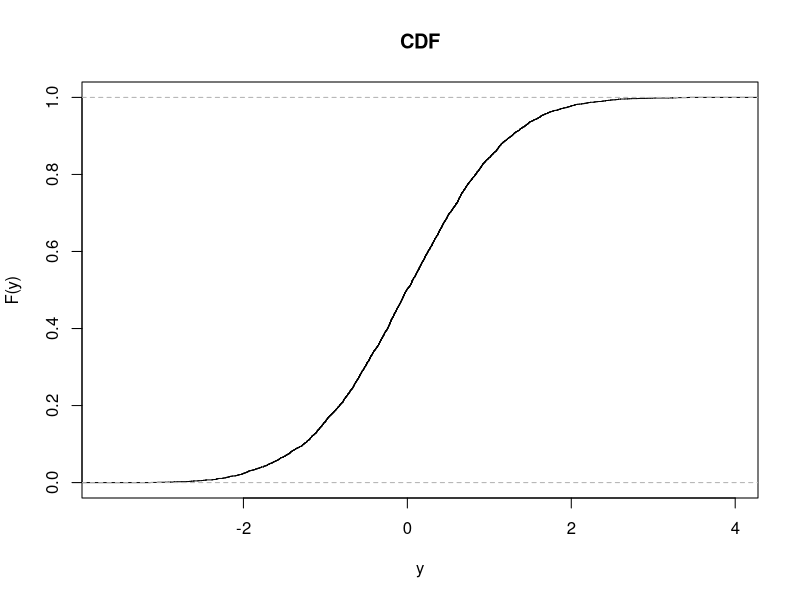
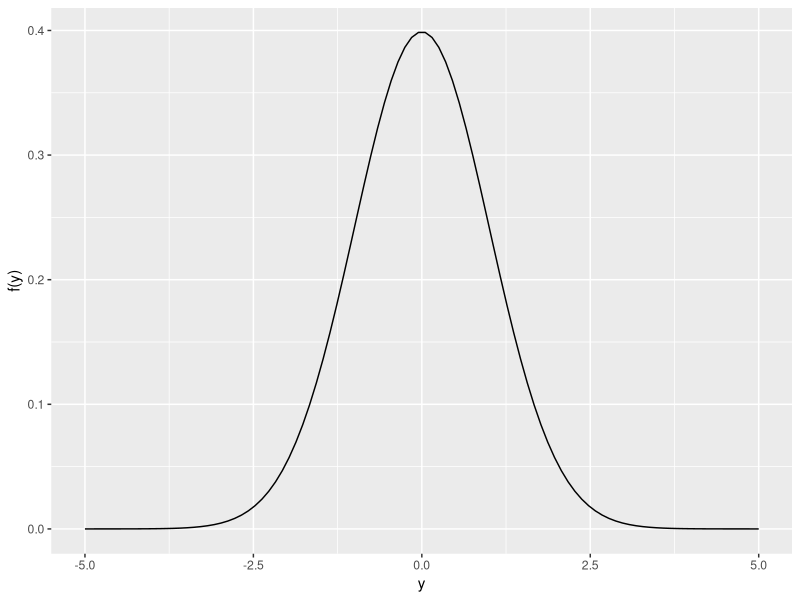
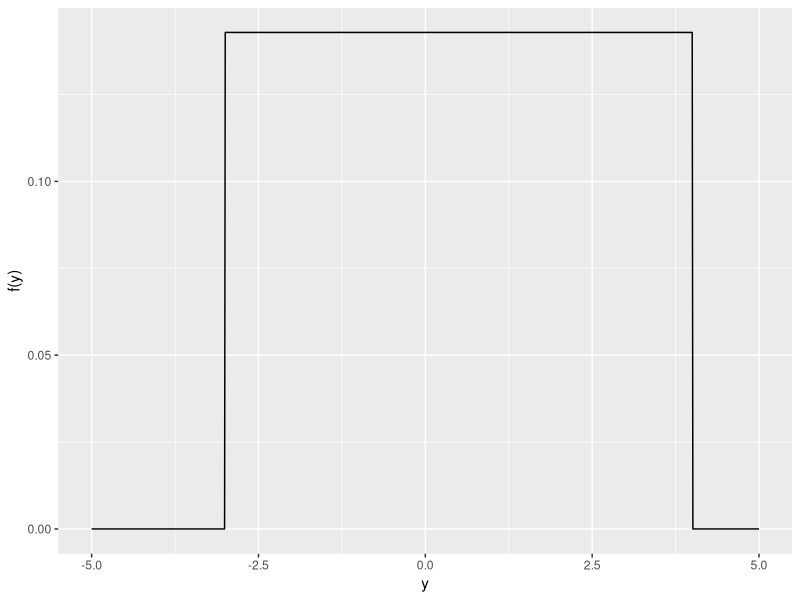
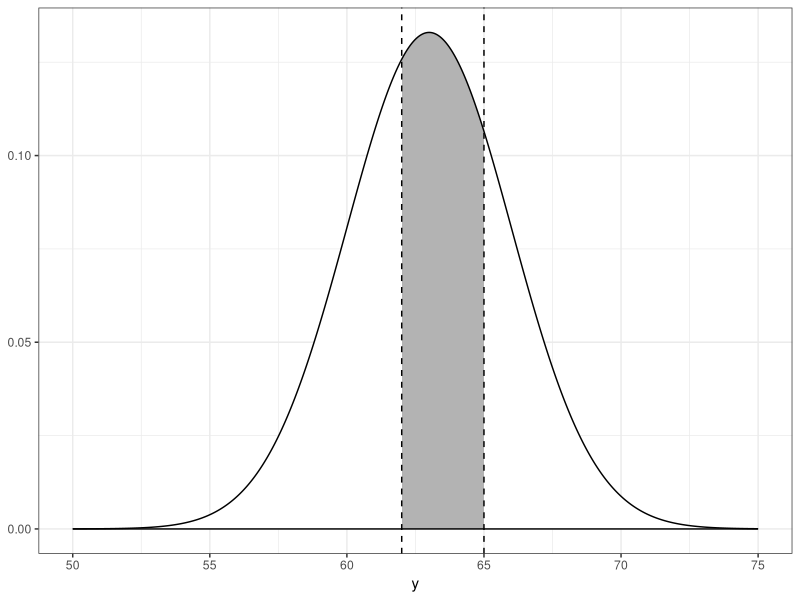

These figures' R source, in order:
## ---- chunk 1
set.seed(123)
options(width=60)
knitr::opts_chunk$set(fig.align='center',fig.width=9,fig.height=5)
def.chunk.hook  <- knitr::knit_hooks$get("chunk")
knitr::knit_hooks$set(chunk = function(x, options) {
  x <- def.chunk.hook(x, options)
  ifelse(options$size != "normalsize", paste0("\n \\", options$size,"\n\n", x, "\n\n \\normalsize"), x)
})
require(tidyverse)
## ---- chunk 2
# create sample data
sample_Data = rnorm(5000)
# calculate CDF 
CDF <- ecdf(sample_Data)
# draw the cdf plot
plot(CDF,main = 'CDF',ylab = 'F(y)',xlab = 'y')
## ---- chunk 3
require(tidyverse)
data.frame(py = dnorm(seq(-5,5,length.out = 100)),y = seq(-5,5,length.out = 100)) %>%
  ggplot(aes(x = y,y = py)) + 
  geom_line() + 
  labs(x = 'y',y = 'f(y)')
## ---- chunk 4
data.frame(py = dunif(seq(-5,5,length.out = 1000),min = -3,max = 4),y = seq(-5,5,length.out = 1000)) %>%
  ggplot(aes(x = y,y = py)) + 
  geom_line() + 
  labs(x = 'y',y = 'f(y)')
## ---- chunk 5
require(tidyverse)
data.frame(y = seq(50,75,length.out = 1000)) %>%
  mutate(py = dnorm(y,mean = 63,sd = 3)) %>%
  mutate(area = y >= 62 & y <= 65) %>%
  ggplot(aes(x = y,ymin = 0,ymax = py,fill = area)) + 
  geom_ribbon() +
  geom_ribbon(fill = NA,color = 'black') + 
  scale_fill_manual(guide = 'none',values = c('white','grey70')) + 
  theme_bw() + 
  geom_vline(xintercept = c(62,65),linetype = 'dashed')
